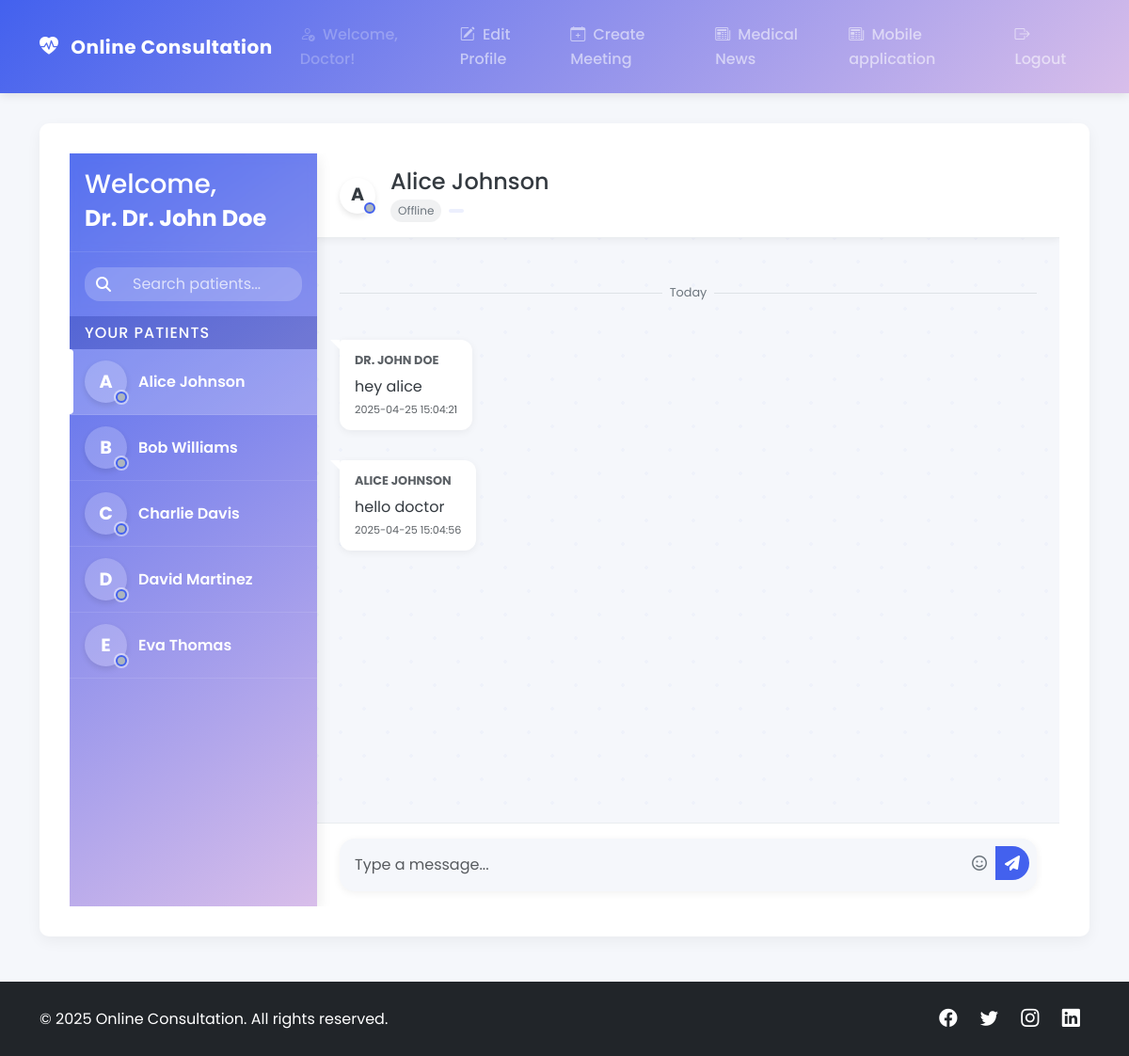
Screenshot of /dashboard/doctor?patient_id=1 (signed in) with the database file from the repository.
### models/models.py (models this page shows, shortened)
class Doctor(db.Model):
    id = db.Column(db.Integer, primary_key=True)
    full_name = db.Column(db.String(100), nullable=False)
    email = db.Column(db.String(100), unique=True, nullable=False)
    phone = db.Column(db.String(20), nullable=False)
    dob = db.Column(db.Date, nullable=False)
    gender = db.Column(db.String(10), nullable=False)
    medical_license = db.Column(db.String(50), unique=True, nullable=False)
    specialization = db.Column(db.String(100), nullable=False)
    experience = db.Column(db.Integer, nullable=False)
    qualifications = db.Column(db.Text, nullable=False)
    hospital_clinic = db.Column(db.String(255), nullable=False)
    clinic_latitude = db.Column(db.Float)  # Add latitude for the clinic
    clinic_longitude = db.Column(db.Float)  # Add longitude for the clinic
    availability = db.Column(db.String(255), nullable=False)
    profile_picture = db.Column(db.String(255), nullable=True)
    license_front = db.Column(db.String(100), nullable=True)
    license_back = db.Column(db.String(100), nullable=True)
    board_cert = db.Column(db.String(100), nullable=True)
    country = db.Column(db.String(100), nullable=False)
    city = db.Column(db.String(100), nullable=False)
    short_bio = db.Column(db.Text, nullable=True)
    linkedin = db.Column(db.String(255), nullable=True)
    password_hash = db.Column(db.String(255), nullable=False)
    email_verified = db.Column(db.Boolean, default=False)
    is_approved = db.Column(db.Boolean, default=False)
    verification_token = db.Column(db.String(255), nullable=True)
    active = db.Column(db.Boolean, default=False)  # New 'active' field

class Patient(db.Model):
    id = db.Column(db.Integer, primary_key=True)
    full_name = db.Column(db.String(150), nullable=False)
    email = db.Column(db.String(150), unique=True, nullable=False)
    phone = db.Column(db.String(20), nullable=False)
    dob = db.Column(db.Date, nullable=False)
    gender = db.Column(db.String(10), nullable=False)
    country = db.Column(db.String(100), nullable=False)
    city = db.Column(db.String(100), nullable=False)
    blood_type = db.Column(db.String(5))
    existing_conditions = db.Column(db.Text)
    current_medication = db.Column(db.Text)
    past_surgeries = db.Column(db.Text)
    emergency_contact_name = db.Column(db.String(150), nullable=False)
    emergency_contact_phone = db.Column(db.String(20), nullable=False)
    preferred_language = db.Column(db.String(50))
    profile_picture = db.Column(db.String(255))
    password_hash = db.Column(db.String(255), nullable=False)
    email_verified = db.Column(db.Boolean, default=False)
    verification_token = db.Column(db.String(255), unique=True)
    latitude = db.Column(db.Float)  # Patient latitude
    longitude = db.Column(db.Float)  # Patient longitude
    active = db.Column(db.Boolean, default=False)  # New 'active' field

class Message(db.Model):
    id = db.Column(db.Integer, primary_key=True)
    content = db.Column(db.Text, nullable=False)
    timestamp = db.Column(db.DateTime, default=datetime.utcnow)
    sender_id = db.Column(db.Integer, nullable=False)
    recipient_id = db.Column(db.Integer, nullable=False)
    sender_type = db.Column(db.String(50), nullable=False)
    recipient_type = db.Column(db.String(50), nullable=False)
    sender = db.relationship('Doctor', backref='sent_messages', foreign_keys=[sender_id], primaryjoin="and_(Message.sender_type == 'doctor', Message.sender_id == Doctor.id)", uselist=False)
    recipient = db.relationship('Patient', backref='received_messages', foreign_keys=[recipient_id], primaryjoin="and_(Message.recipient_type == 'patient', Message.recipient_id == Patient.id)", uselist=False)

### routes/dashboard.py (the view, shortened to what this page needs)
@dashboard_bp.route("/doctor", methods=["GET", "POST"])
def doctor_dashboard():
    if session.get("user_role") != "doctor":
        return redirect(url_for("auth.login"))
    if "user_id" not in session:
        flash("Session expired. Please log in again.", "warning")
        return redirect(url_for("auth.login"))
    doctor_id = session.get("user_id")
    doctor_name = session.get("doctor_name", "Doctor")
    patients = Patient.query.all()
    conversation_history = []
    patient_id = request.args.get('patient_id')
    if patient_id:
        conversation_history = get_conversation_history(doctor_id, int(patient_id), 'doctor', 'patient')
    return render_template("doctor_dashboard.html", doctor_name=doctor_name, patients=patients,
                           conversation_history=conversation_history, doctor_id=doctor_id)

### templates/doctor_dashboard.html (shortened to what this page needs)
{% extends "base.html" %}
{% block content %}
<link rel="stylesheet" href="https://cdnjs.cloudflare.com/ajax/libs/font-awesome/6.4.0/css/all.min.css">
<link rel="stylesheet" href="{{ url_for('static', filename='/doctor_dashboard.css') }}">
<div class="container-fluid p-0">
    <div class="row g-0">
        <div class="col-12 col-md-4 col-lg-3 doctor-sidebar">
            <div class="sidebar-header p-3 d-flex justify-content-between align-items-center">
                <div class="welcome-text">
                    <h3 class="m-0">Welcome,</h3>
                    <p class="doctor-name m-0">Dr. {{ doctor_name }}</p>
                </div>
            </div>
            <div class="search-container p-3">
                <div class="input-group search-group">
                    <span class="input-group-text bg-transparent border-end-0">
                        <i class="fas fa-search"></i>
                    </span>
                    <input type="text" class="form-control border-start-0" id="patientSearch" placeholder="Search patients...">
                </div>
            </div>
            <div class="patient-list" id="patientListContainer">
                <div class="patient-list-header px-3 py-2">
                    <h6 class="m-0">Your Patients</h6>
                </div>
                <ul class="list-group list-group-flush" id="patientList">
                    {% for patient in patients %}
                    <li class="patient-item {% if request.args.get('patient_id') == patient.id|string %}active{% endif %}">
                        <a href="{{ url_for('dashboard.doctor_dashboard', patient_id=patient.id) }}" class="patient-link">
                            <div class="patient-avatar">
                                <div class="avatar-placeholder">
                                    {{ patient.full_name[:1] }}
                                </div>
                                {% if patient.active %}
                                <span class="status-indicator online"></span>
                                {% else %}
                                <span class="status-indicator offline"></span>
                                {% endif %}
                            </div>
                            <div class="patient-info">
                                <div class="patient-name">{{ patient.full_name }}</div>
                            </div>
                        </a>
                    </li>
                    {% endfor %}
                </ul>
            </div>
        </div>
        <div class="col-12 col-md-8 col-lg-9 chat-section">
            {% if request.args.get('patient_id') %}
                {% set current_patient = patients|selectattr('id', 'eq', request.args.get('patient_id')|int)|first %}
                <div class="chat-header">
                    <div class="d-flex align-items-center">
                        <div class="patient-avatar small me-3">
                            <div class="avatar-placeholder">
                                {{ current_patient.full_name[:1] }}
                            </div>
                            {% if current_patient.active %}
                            <span class="status-indicator online"></span>
                            {% else %}
                            <span class="status-indicator offline"></span>
                            {% endif %}
                        </div>
                        <div>
                            <h4 class="mb-0">{{ current_patient.full_name }}</h4>
                            <div class="d-flex align-items-center mt-1">
                                {% if current_patient.active %}
                                <span class="status-badge online">Online</span>
                                {% else %}
                                <span class="status-badge offline">Offline</span>
                                {% endif %}
                                <span class="condition-badge">{{ current_patient.medical_condition }}</span>
                            </div>
                        </div>
                    </div>
                </div>
            {% endif %}
            <div id="messages" class="chat-messages">
                {% if conversation_history %}
                    <div class="message-date-divider">
                        <span>Today</span>
                    </div>
                    {% for message in conversation_history %}
                        {% if message.sender_id|string == session['user_id']|string %}
                            <div class="message doctor-message">
                                <div class="message-content">
                                    <div class="message-header">
                                        <strong>You</strong>
                                    </div>
                                    <p class="mb-1">{{ message.content }}</p>
                                    <small class="message-time">{{ message.timestamp }}</small>
                                </div>
                            </div>
                        {% else %}
                            <div class="message patient-message">
                                <div class="message-content">
                                    <div class="message-header">
                                        <strong>{{ message.sender }}</strong>
                                    </div>
                                    <p class="mb-1">{{ message.content }}</p>
                                    <small class="message-time">{{ message.timestamp }}</small>
                                </div>
                            </div>
                        {% endif %}
                    {% endfor %}
                {% endif %}
            </div>
            <div class="message-composer">
                <form action="{{ url_for('dashboard.doctor_dashboard', patient_id=request.args.get('patient_id')) }}"
                      method="POST"
                      id="messageForm"
                      autocomplete="off"
                      {% if not request.args.get("patient_id") %}style="display: none;"{% endif %}>
                    <div class="input-group composer-group">
                        <textarea name="message"
                                  class="form-control message-input"
                                  placeholder="Type a message..."
                                  required
                                  rows="1"
                                  id="messageInput"></textarea>
                        <button type="button" class="btn composer-btn emoji-btn" title="Add Emoji">
                            <i class="far fa-smile"></i>
                        </button>
                        <button type="submit"
                                class="btn composer-btn send-btn"
                                title="Send Message">
                            <i class="fas fa-paper-plane"></i>
                        </button>
                    </div>
                </form>
            </div>
        </div>
    </div>
</div>
{% endblock %}

### static/style.css (style rules this page uses)
* { margin: 0; padding: 0; box-sizing: border-box; }
body { font-family: 'Arial', sans-serif; margin: 0; padding: 0; background-color: #f4f4f9; line-height: 1.6; }

### templates/base.html (style rules this page uses)
:root { --primary-color: #4361ee; --secondary-color: #3f37c9; --accent-color: #4cc9f0; --light-color: #f8f9fa; --dark-color: #212529; }
body { font-family: 'Poppins', sans-serif; background-color: #f5f7fb; }

### rows the page displays
Doctor: full_name "Dr. John Doe"
Patient: full_name "A", active False (drawn), full_name "Alice Johnson"
Patient: full_name "B", active False (drawn), full_name "Bob Williams"
Patient: full_name "C", active False (drawn), full_name "Charlie Davis"
Patient: full_name "D", active False (drawn), full_name "David Martinez"
Patient: full_name "E", active False (drawn), full_name "Eva Thomas"
Message: sender "DR. JOHN DOE", content "hey alice", timestamp "2025-04-25 15:04:21"
Message: sender "ALICE JOHNSON", content "hello doctor", timestamp "2025-04-25 15:04:56"

### other values shown
{{ session.get('user_role').capitalize() }} "Doctor"
